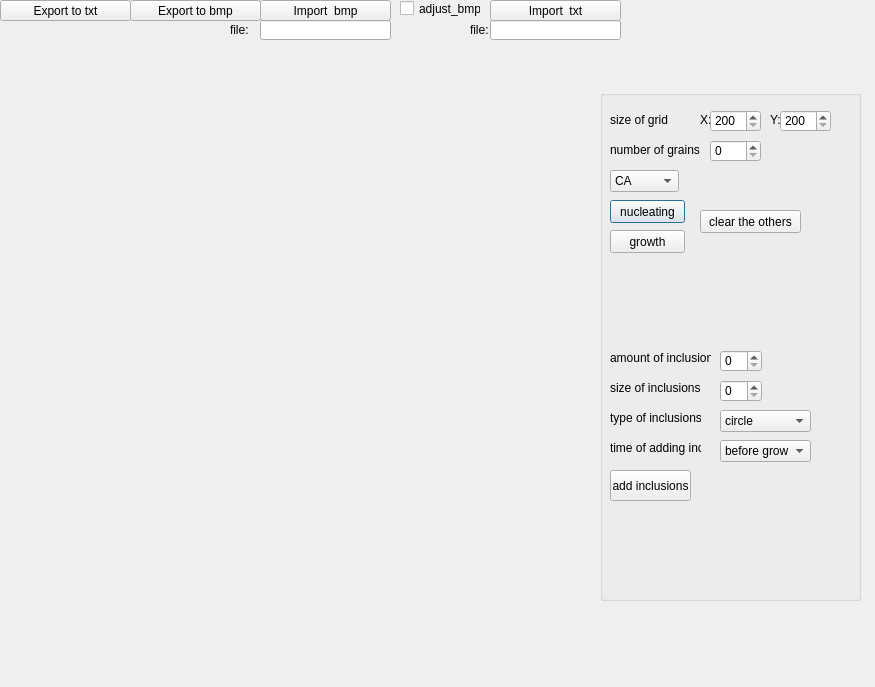
<?xml version="1.0" encoding="UTF-8"?>
<ui version="4.0">
 <class>Cellularautomata</class>
 <widget class="QDialog" name="Cellularautomata">
  <property name="geometry">
   <rect>
    <x>0</x>
    <y>0</y>
    <width>875</width>
    <height>687</height>
   </rect>
  </property>
  <property name="windowTitle">
   <string>Dialog</string>
  </property>
  <widget class="QGroupBox" name="groupBox">
   <property name="geometry">
    <rect>
     <x>600</x>
     <y>90</y>
     <width>261</width>
     <height>511</height>
    </rect>
   </property>
   <property name="title">
    <string/>
   </property>
   <widget class="QPushButton" name="pushButton">
    <property name="geometry">
     <rect>
      <x>10</x>
      <y>110</y>
      <width>75</width>
      <height>23</height>
     </rect>
    </property>
    <property name="text">
     <string>nucleating</string>
    </property>
   </widget>
   <widget class="QPushButton" name="pushButton_2">
    <property name="geometry">
     <rect>
      <x>10</x>
      <y>140</y>
      <width>75</width>
      <height>23</height>
     </rect>
    </property>
    <property name="text">
     <string>growth</string>
    </property>
   </widget>
   <widget class="QPushButton" name="pushButton_3">
    <property name="geometry">
     <rect>
      <x>100</x>
      <y>120</y>
      <width>101</width>
      <height>23</height>
     </rect>
    </property>
    <property name="text">
     <string>clear the others</string>
    </property>
   </widget>
   <widget class="QPushButton" name="pushButton_4">
    <property name="geometry">
     <rect>
      <x>10</x>
      <y>380</y>
      <width>81</width>
      <height>31</height>
     </rect>
    </property>
    <property name="text">
     <string>add inclusions</string>
    </property>
   </widget>
   <widget class="QLabel" name="label">
    <property name="geometry">
     <rect>
      <x>10</x>
      <y>50</y>
      <width>91</width>
      <height>20</height>
     </rect>
    </property>
    <property name="text">
     <string>number of grains</string>
    </property>
   </widget>
   <widget class="QLabel" name="label_5">
    <property name="geometry">
     <rect>
      <x>10</x>
      <y>260</y>
      <width>101</width>
      <height>16</height>
     </rect>
    </property>
    <property name="text">
     <string>amount of inclusions</string>
    </property>
   </widget>
   <widget class="QLabel" name="label_6">
    <property name="geometry">
     <rect>
      <x>10</x>
      <y>290</y>
      <width>91</width>
      <height>16</height>
     </rect>
    </property>
    <property name="text">
     <string>size of inclusions</string>
    </property>
   </widget>
   <widget class="QLabel" name="label_7">
    <property name="geometry">
     <rect>
      <x>10</x>
      <y>320</y>
      <width>91</width>
      <height>16</height>
     </rect>
    </property>
    <property name="text">
     <string>type of inclusions</string>
    </property>
   </widget>
   <widget class="QSpinBox" name="spinBox">
    <property name="geometry">
     <rect>
      <x>110</x>
      <y>50</y>
      <width>51</width>
      <height>22</height>
     </rect>
    </property>
    <property name="maximum">
     <number>999</number>
    </property>
   </widget>
   <widget class="QSpinBox" name="spinBox_2">
    <property name="geometry">
     <rect>
      <x>120</x>
      <y>260</y>
      <width>42</width>
      <height>22</height>
     </rect>
    </property>
   </widget>
   <widget class="QSpinBox" name="spinBox_3">
    <property name="geometry">
     <rect>
      <x>120</x>
      <y>290</y>
      <width>42</width>
      <height>22</height>
     </rect>
    </property>
    <property name="maximum">
     <number>999</number>
    </property>
   </widget>
   <widget class="QComboBox" name="comboBox">
    <property name="geometry">
     <rect>
      <x>120</x>
      <y>320</y>
      <width>91</width>
      <height>22</height>
     </rect>
    </property>
    <item>
     <property name="text">
      <string>circle</string>
     </property>
    </item>
    <item>
     <property name="text">
      <string>square</string>
     </property>
    </item>
   </widget>
   <widget class="QComboBox" name="comboBox_2">
    <property name="geometry">
     <rect>
      <x>10</x>
      <y>80</y>
      <width>69</width>
      <height>22</height>
     </rect>
    </property>
    <item>
     <property name="text">
      <string>CA</string>
     </property>
    </item>
    <item>
     <property name="text">
      <string>MC</string>
     </property>
    </item>
   </widget>
   <widget class="QSpinBox" name="spinBox_4">
    <property name="geometry">
     <rect>
      <x>110</x>
      <y>20</y>
      <width>51</width>
      <height>22</height>
     </rect>
    </property>
    <property name="minimum">
     <number>200</number>
    </property>
    <property name="maximum">
     <number>500</number>
    </property>
   </widget>
   <widget class="QSpinBox" name="spinBox_5">
    <property name="geometry">
     <rect>
      <x>180</x>
      <y>20</y>
      <width>51</width>
      <height>22</height>
     </rect>
    </property>
    <property name="minimum">
     <number>200</number>
    </property>
    <property name="maximum">
     <number>500</number>
    </property>
   </widget>
   <widget class="QLabel" name="label_2">
    <property name="geometry">
     <rect>
      <x>10</x>
      <y>20</y>
      <width>91</width>
      <height>20</height>
     </rect>
    </property>
    <property name="text">
     <string>size of grid</string>
    </property>
   </widget>
   <widget class="QLabel" name="label_3">
    <property name="geometry">
     <rect>
      <x>100</x>
      <y>20</y>
      <width>61</width>
      <height>20</height>
     </rect>
    </property>
    <property name="text">
     <string>X:</string>
    </property>
   </widget>
   <widget class="QLabel" name="label_8">
    <property name="geometry">
     <rect>
      <x>170</x>
      <y>20</y>
      <width>91</width>
      <height>20</height>
     </rect>
    </property>
    <property name="text">
     <string>Y:</string>
    </property>
   </widget>
   <widget class="QComboBox" name="comboBox_3">
    <property name="geometry">
     <rect>
      <x>120</x>
      <y>350</y>
      <width>91</width>
      <height>22</height>
     </rect>
    </property>
    <item>
     <property name="text">
      <string>before grow</string>
     </property>
    </item>
    <item>
     <property name="text">
      <string>after grow</string>
     </property>
    </item>
   </widget>
   <widget class="QLabel" name="label_11">
    <property name="geometry">
     <rect>
      <x>10</x>
      <y>350</y>
      <width>91</width>
      <height>16</height>
     </rect>
    </property>
    <property name="text">
     <string>time of adding inc</string>
    </property>
   </widget>
   <zorder>label_8</zorder>
   <zorder>label_3</zorder>
   <zorder>pushButton</zorder>
   <zorder>pushButton_2</zorder>
   <zorder>pushButton_3</zorder>
   <zorder>pushButton_4</zorder>
   <zorder>label</zorder>
   <zorder>label_5</zorder>
   <zorder>label_6</zorder>
   <zorder>label_7</zorder>
   <zorder>spinBox</zorder>
   <zorder>spinBox_2</zorder>
   <zorder>spinBox_3</zorder>
   <zorder>comboBox</zorder>
   <zorder>comboBox_2</zorder>
   <zorder>spinBox_4</zorder>
   <zorder>spinBox_5</zorder>
   <zorder>label_2</zorder>
   <zorder>comboBox_3</zorder>
   <zorder>label_11</zorder>
  </widget>
  <widget class="promotedWidget" name="widget" native="true">
   <property name="geometry">
    <rect>
     <x>110</x>
     <y>150</y>
     <width>300</width>
     <height>300</height>
    </rect>
   </property>
   <property name="sizePolicy">
    <sizepolicy hsizetype="Fixed" vsizetype="Preferred">
     <horstretch>3</horstretch>
     <verstretch>0</verstretch>
    </sizepolicy>
   </property>
   <property name="minimumSize">
    <size>
     <width>200</width>
     <height>200</height>
    </size>
   </property>
   <property name="maximumSize">
    <size>
     <width>500</width>
     <height>500</height>
    </size>
   </property>
  </widget>
  <widget class="QToolButton" name="toolButton">
   <property name="geometry">
    <rect>
     <x>0</x>
     <y>0</y>
     <width>131</width>
     <height>21</height>
    </rect>
   </property>
   <property name="text">
    <string>Export to txt</string>
   </property>
  </widget>
  <widget class="QToolButton" name="toolButton_2">
   <property name="geometry">
    <rect>
     <x>130</x>
     <y>0</y>
     <width>131</width>
     <height>21</height>
    </rect>
   </property>
   <property name="text">
    <string>Export to bmp</string>
   </property>
  </widget>
  <widget class="QToolButton" name="toolButton_3">
   <property name="geometry">
    <rect>
     <x>260</x>
     <y>0</y>
     <width>131</width>
     <height>21</height>
    </rect>
   </property>
   <property name="text">
    <string>Import  bmp</string>
   </property>
  </widget>
  <widget class="QToolButton" name="toolButton_4">
   <property name="geometry">
    <rect>
     <x>490</x>
     <y>0</y>
     <width>131</width>
     <height>21</height>
    </rect>
   </property>
   <property name="text">
    <string>Import  txt</string>
   </property>
  </widget>
  <widget class="QCheckBox" name="checkBox_4">
   <property name="geometry">
    <rect>
     <x>400</x>
     <y>0</y>
     <width>81</width>
     <height>17</height>
    </rect>
   </property>
   <property name="text">
    <string>adjust_bmp</string>
   </property>
  </widget>
  <widget class="QLineEdit" name="lineEdit_4">
   <property name="geometry">
    <rect>
     <x>260</x>
     <y>20</y>
     <width>131</width>
     <height>20</height>
    </rect>
   </property>
  </widget>
  <widget class="QLineEdit" name="lineEdit_5">
   <property name="geometry">
    <rect>
     <x>490</x>
     <y>20</y>
     <width>131</width>
     <height>20</height>
    </rect>
   </property>
  </widget>
  <widget class="QLabel" name="label_9">
   <property name="geometry">
    <rect>
     <x>230</x>
     <y>20</y>
     <width>21</width>
     <height>20</height>
    </rect>
   </property>
   <property name="text">
    <string>file:</string>
   </property>
  </widget>
  <widget class="QLabel" name="label_10">
   <property name="geometry">
    <rect>
     <x>470</x>
     <y>20</y>
     <width>21</width>
     <height>20</height>
    </rect>
   </property>
   <property name="text">
    <string>file:</string>
   </property>
  </widget>
 </widget>
 <customwidgets>
  <customwidget>
   <class>promotedWidget</class>
   <extends>QWidget</extends>
   <header>board_gui</header>
   <container>1</container>
  </customwidget>
 </customwidgets>
 <resources/>
 <connections/>
</ui>
